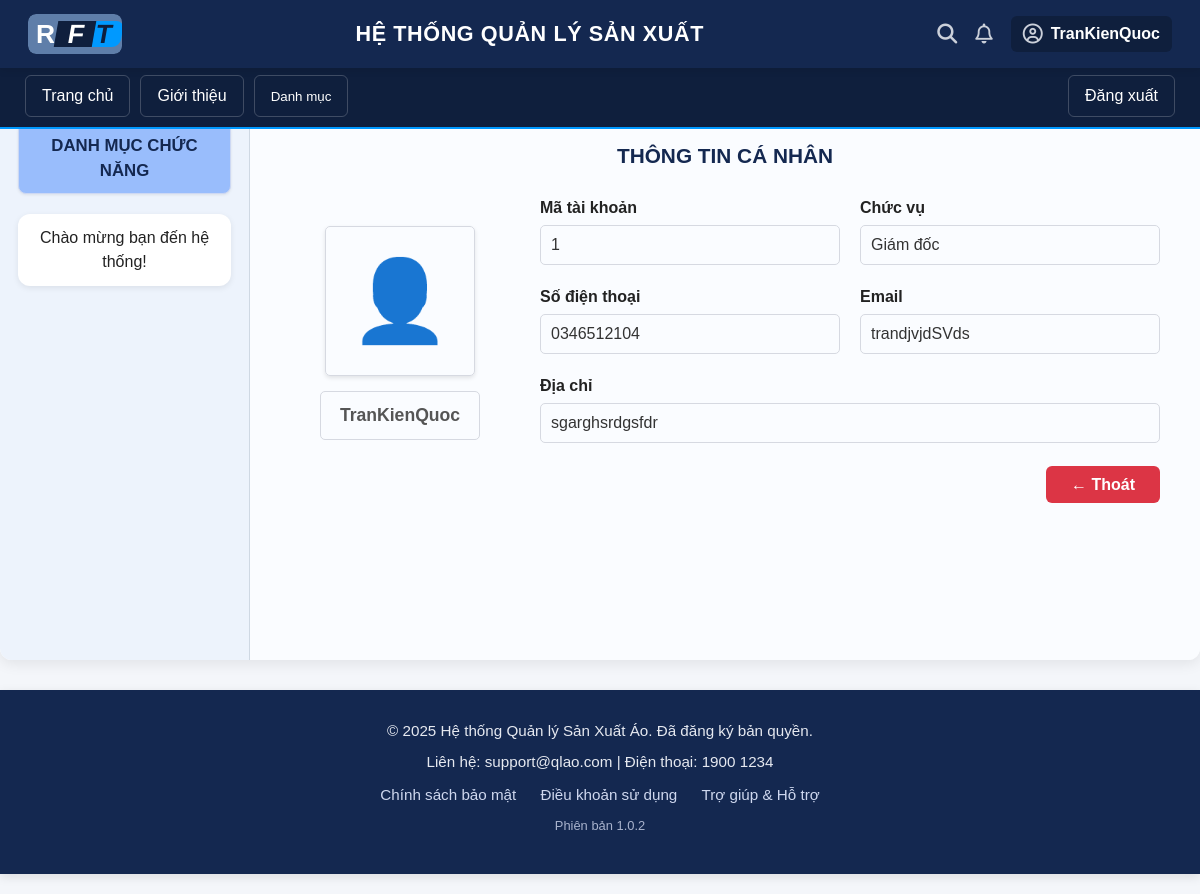
Page /index.php?page=thong-tin-ca-nhan (signed in) on the committed database.
### tables this page shows
CREATE TABLE `nguoidung` (
  `maND` int(11) NOT NULL,
  `hoTen` varchar(100) NOT NULL,
  `chucVu` varchar(50) DEFAULT NULL,
  `phongBan` varchar(100) NOT NULL,
  `soDienThoai` varchar(15) DEFAULT NULL,
  `email` varchar(50) DEFAULT NULL,
  `diaChi` varchar(100) DEFAULT NULL,
  `maTK` int(11) NOT NULL,
  `trangThai` tinyint(1) DEFAULT 1
);

### app/controllers/ProfileController.php (called while the page is built, shortened)
<?php
require_once 'app/models/UserModel.php';
class ProfileController {
    public function index() {
        $db = (new KetNoi())->connect();
        $userModel = new UserModel($db);
        $maTK = $_SESSION['user']['maTK'];
        $user = $userModel->getUserById($maTK);
        include 'app/views/thongTinCaNhan.php';
    }
}
?>

### app/models/UserModel.php (called while the page is built, shortened)
<?php
class UserModel {
    private $conn;
    public function __construct($db) {
        $this->conn = $db;
    }
    public function getUserById($maTK) {
        $sql = "SELECT maTK, hoTen, chucVu, soDienThoai, email, diaChi
                FROM nguoidung
                WHERE maTK = ?";
        $stmt = $this->conn->prepare($sql);
        $stmt->bind_param("i", $maTK);
        $stmt->execute();
        $result = $stmt->get_result();
        $user = $result->fetch_assoc();
        return $user ?: null;
    }
}
?>

### app/views/thongTinCaNhan.php (the view)
<?php
require_once 'app/views/layouts/header.php';
require_once 'app/views/layouts/nav.php';
?>
<div class="main-layout-wrapper_1">
    <?php require_once 'app/views/layouts/sidebar.php'; ?>
    <main class="main-content">
        <h2 class="main-title">THÔNG TIN CÁ NHÂN</h2>
        <div class="profile-layout">
            <div class="profile-left">
                <div class="avatar-placeholder">👤</div>
                <div class="name-box">
                    <?php echo htmlspecialchars($user['hoTen'] ?? 'Không rõ'); ?>
                </div>
            </div>
            <div class="profile-right">
                <div class="form-grid">
                    <div class="form-group">
                        <label>Mã tài khoản</label>
                        <div class="input-box"><?php echo htmlspecialchars($user['maTK'] ?? ''); ?></div>
                    </div>
                    <div class="form-group">
                        <label>Chức vụ</label>
                        <div class="input-box"><?php echo htmlspecialchars($user['chucVu'] ?? ''); ?></div>
                    </div>
                    <div class="form-group">
                        <label>Số điện thoại</label>
                        <div class="input-box"><?php echo htmlspecialchars($user['soDienThoai'] ?? ''); ?></div>
                    </div>
                    <div class="form-group">
                        <label>Email</label>
                        <div class="input-box"><?php echo htmlspecialchars($user['email'] ?? ''); ?></div>
                    </div>
                    <div class="form-group full-width">
                        <label>Địa chỉ</label>
                        <div class="input-box"><?php echo htmlspecialchars($user['diaChi'] ?? ''); ?></div>
                    </div>
                </div>
                <div class="profile-footer">
                    <a href="index.php" class="btn-reject">← Thoát</a>
                </div>
            </div>
        </div>
    </main>
</div>
<?php require_once 'app/views/layouts/footer.php'; ?>

### public/css/style.css (style rules this page uses)
:root { --xanh-dam: #142850; --xanh-dam-hon: #0f1f3d; --xanh-sang: #0099ff; --mau-nen-trang: #f4f6fa; --mau-nen-container: #ffffff; --mau-vien: #d6d9e1; --mau-chu-chinh: #222; --mau-xam-icon: #cbd0da; }
* { box-sizing: border-box; margin: 0; padding: 0; }
body { font-family: "Poppins", sans-serif; background-color: var(--mau-nen-trang); color: var(--mau-chu-chinh); line-height: 1.5; }
.main-content { padding: 40px; background-color: #fafcff; }
.main-content h2 { font-size: 1.3em; color: var(--xanh-dam); margin-bottom: 10px; font-weight: 600; }
.main-title { text-align: center; font-size: 1.6em; font-weight: bold; margin-bottom: 30px; color: var(--mau-chu-chinh); }
.main-layout-wrapper_1 { display: grid; grid-template-columns: 250px 1fr; gap: 0; max-width: 1400px; margin: 100px auto 25px auto; background-color: var(--mau-nen-container); border-radius: 12px; box-shadow: 0 4px 14px rgba(0, 0, 0, 0.08); min-height: 70vh; overflow: hidden; }
.profile-left { padding: 30px; flex-basis: 220px; text-align: center; }
.avatar-placeholder { width: 160px; height: 160px; background-color: var(--mau-nen-button); border-radius: 8px; display: flex; align-items: center; justify-content: center; font-size: 5em; color: #666; margin: 0 auto 15px; border: 1px solid var(--mau-vien); box-shadow: 0 2px 4px rgba(0, 0, 0, 0.1); }
.name-box { background-color: var(--mau-nen-button); border: 1px solid var(--mau-vien); padding: 12px; border-radius: 6px; font-weight: bold; color: #333; font-size: 1.1em; }
.profile-layout { display: flex; gap: 30px; align-items: flex-start; margin-top: 25px; }
.avatar-placeholder { width: 150px; height: 150px; background-color: var(--mau-nen-button); border-radius: 5px; display: flex; align-items: center; justify-content: center; font-size: 5em; color: #888; margin: 0 auto 15px auto; border: 1px solid var(--mau-vien); }
.name-box { background-color: var(--mau-nen-button); border: 1px solid var(--mau-vien); padding: 10px; border-radius: 5px; font-weight: bold; color: #555; }
.profile-right { flex: 1; }
.form-grid { display: grid; grid-template-columns: 1fr 1fr; gap: 20px; }
.form-group label { display: block; font-weight: bold; margin-bottom: 5px; }
.form-group .input-box { padding: 10px; width: 100%; background-color: var(--mau-nen-button); border: 1px solid var(--mau-vien); border-radius: 5px; color: #333; height: 40px; display: flex; align-items: center; }
.form-group.full-width { grid-column: 1 / -1; }
.profile-footer { margin-top: 30px; text-align: right; }
.btn-reject { border: 1px ; padding: 10px 25px; font-size: 1em; font-weight: bold; color: rgb(255, 255, 255); border-radius: 5px; cursor: pointer; text-decoration: none; background-color: #DC3545; border-radius: 6px; }

### rows in the picture
nguoidung: hoTen "TranKienQuoc", maTK "1", chucVu "Giám đốc", soDienThoai "0346512104", email "trandjvjdSVds", diaChi "sgarghsrdgsfdr"

### other values in the picture
$tenHienThi "TranKienQuoc"
